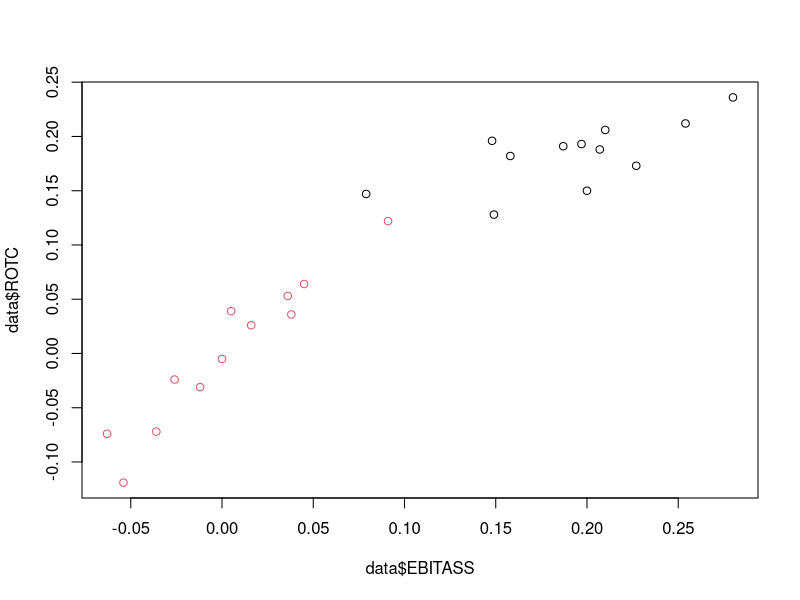
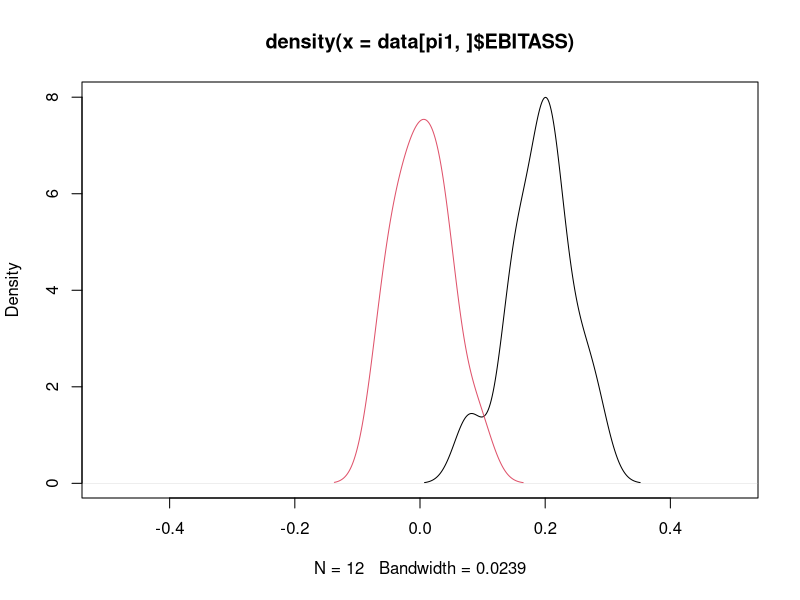
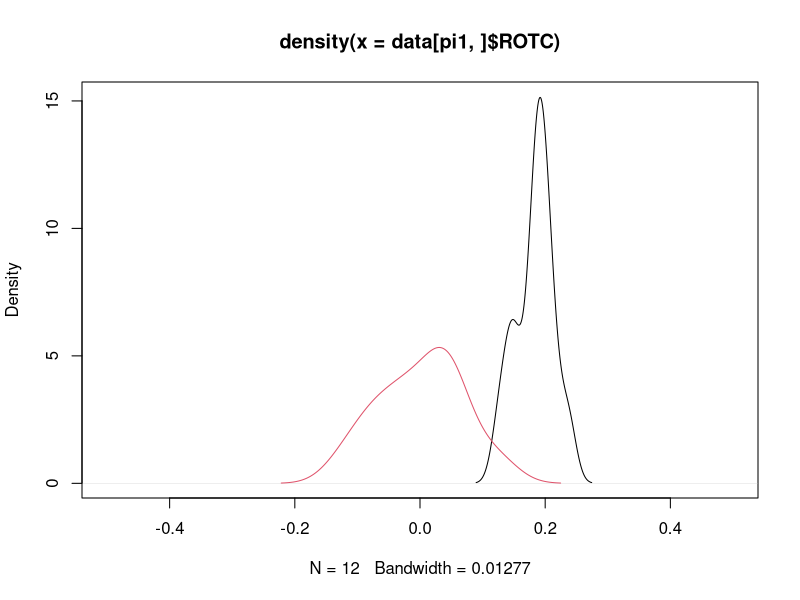
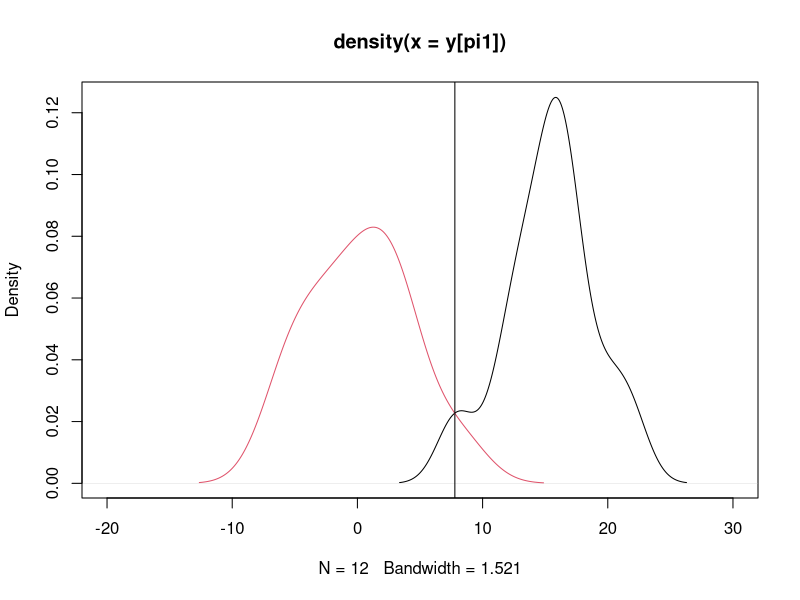
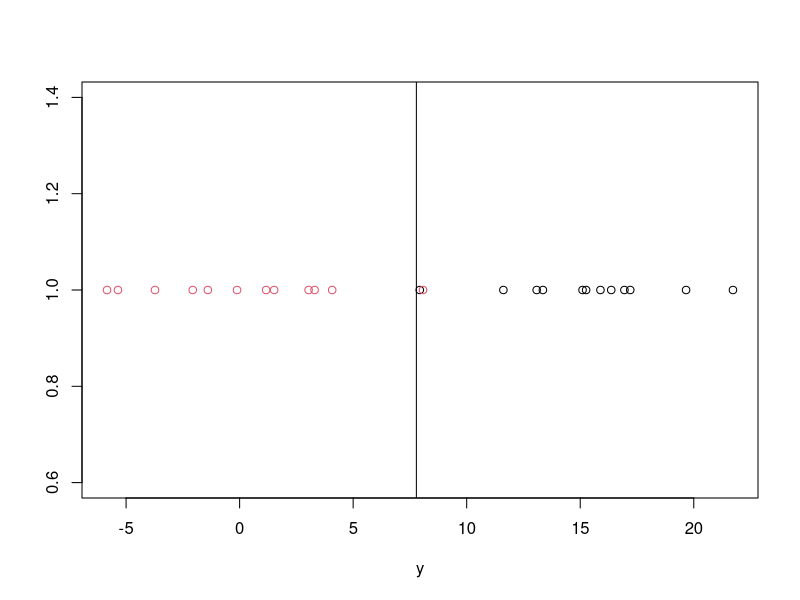

Here is the R script that generated these plots, in order: (Note: this script raises an error after producing the figures.)
## Step 0 - Read in Data

data <- read.csv("FinancialData.csv")
data=data[,2:3]
admired=c(rep(1,12),rep(2,12))

## Step 1 - Explore the data
summary(data)
plot(data$EBITASS,data$ROTC,col=admired)

## Step 2 - t.test
t.test(data$EBITASS[1:12],data$EBITASS[13:24])
t.test(data$ROTC[1:12],data$ROTC[13:24])

## Step 3  - summary statistics
pi1=which(admired==1)
pi2=which(admired==2)
xbar1=colMeans(data[pi1,])
xbar2=colMeans(data[pi2,])

S1=cov(data[pi1,])
S2=cov(data[pi2,])
Sp=(2*S1+2*S2)/4

plot(density(data[pi1,]$EBITASS),xlim=c(-.5,.5))
lines(density(data[pi2,]$EBITASS),col=2)


plot(density(data[pi1,]$ROTC),xlim=c(-.5,.5))
lines(density(data[pi2,]$ROTC),col=2)

## Step 4 - Calculate the linear combination and weights

y=(xbar1-xbar2)%*%solve(Sp)%*%t(as.matrix(data))
y=as.vector(y)
a=t((xbar1-xbar2)%*%solve(Sp))
astar=a/norm(a)
ystar=t(astar)%*%t(as.matrix(data))

plot(density(y[pi1]),xlim=c(-20,30))
lines(density(y[pi2]),col=2)

## Step 5 - Calculate cutoff and classify
cutoff=.5*(xbar1-xbar2)%*%solve(Sp)%*%(xbar1+xbar2)
cutoff=as.vector(cutoff)
classify=ifelse(y>cutoff,1,2)

abline(v=cutoff)

## Step 6 - Inspect Results and calculate separation
plot(y,rep(1,24),col=admired,ylab="")
abline(v=cutoff)

admired
classify

## Step 7 - Calculate upperbound and separation
upper=(xbar1-xbar2)%*%solve(Sp)%*%((xbar1-xbar2))

sy=(sum((y[pi1]-mean(y[pi1]))^2)+sum((y[pi2]-mean(y[pi2]))^2))/(length(pi1)+length(pi2)-2)
separation=abs(mean(y[pi1])-mean(y[pi2]))/sy

t(a)%*%Sp%*%(a)

## Step 8 - Calculate accuracy metrics
library(forecast)
c_accuracy(admired-1,classify-1)

library(ROCR)
pred<-prediction(-y,admired)
perf <- performance(pred,"tpr","fpr")
plot(perf)



### other , 
library(MASS)
model=lda(admired~-1+as.matrix(data))
summary(model)
predict(model)

## Fisher maximizes the difference between the means, normalized by a measure of the within class scatter




## Function Below
## make sure actuals and classifications are 0 (no) or 1 (yes) only 
##  Built by Matthew J. Schneider

c_accuracy=function(actuals,classifications){
  df=data.frame(actuals,classifications);
  
  
  tp=nrow(df[df$classifications==1 & df$actuals==1,]);        
  fp=nrow(df[df$classifications==1 & df$actuals==0,]);
  fn=nrow(df[df$classifications==0 & df$actuals==1,]);
  tn=nrow(df[df$classifications==0 & df$actuals==0,]); 
  
  
  recall=tp/(tp+fn)
  precision=tp/(tp+fp)
  accuracy=(tp+tn)/(tp+fn+fp+tn)
  tpr=recall
  fpr=fp/(fp+tn)
  fmeasure=2*precision*recall/(precision+recall)
  scores=c(recall,precision,accuracy,tpr,fpr,fmeasure)
  names(scores)=c("recall","precision","accuracy","tpr","fpr","fmeasure")
  
  #print(scores)
  return(scores);
}
